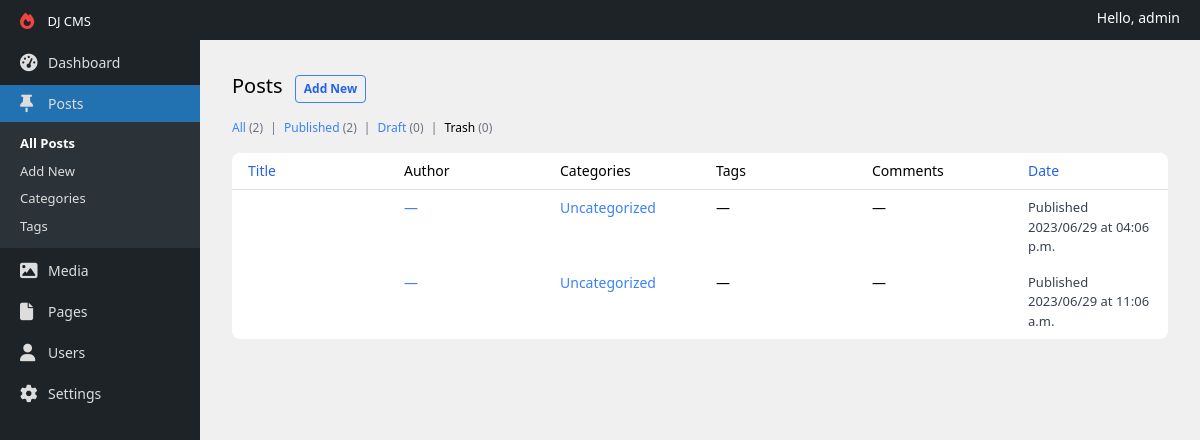
The app's page /post/edit/ (signed in) with its own data.
### apps/accounts/models.py (models this page shows)
class User(AbstractUser):
    class Roles(models.TextChoices):
        AUTHOR = 'author'
        EDITOR = 'editor'
        SEO = 'seo'
    role = models.CharField(max_length=60, choices=Roles.choices, null=True, blank=True)
    photo = models.ImageField(upload_to='uploads/', null=True, blank=True)

### apps/content/models.py (models this page shows, shortened)
class StatusMixin(models.Model):
    is_draft = models.BooleanField(default=True)
    is_trash = models.BooleanField(default=False)
    class Meta:
        abstract = True

class Post(SeoMeta, StatusMixin):
    created_at = models.DateTimeField(auto_now_add=True)
    content = models.TextField(null=True, blank=True)
    excerpt = models.TextField(null=True, blank=True)
    categories = models.ManyToManyField(to='Category', blank=True)
    slug = models.SlugField(blank=True, unique=True)
    updated_at = models.DateTimeField(auto_now=True)

### apps/dashboard/views.py (the view)
# urls.py: path('post/edit/', AllPostsView.as_view(), name='edit_post_select'),
class AllPostsView(AbstractAllContentView):
    model_class: Type[Model] = Post
    title: str = 'Posts'
    def content_context(self) -> AllContentViewContext:
        return AllContentViewContext(
            new_content_url=reverse('new_post'),
            edit_content_select=reverse('edit_post_select'),
            reverse_content_edit_name='edit_post'
        )

### apps/content/utils/contents.py (called while the page is built)
    def get_all(self) -> QuerySet:
        if self.user.is_superuser:
            return self.model_class.objects.filter(is_trash=False)
        return self.model_class.objects.filter(author=self.user, is_trash=False)

    def get_queryset(self, post_status: str) -> Union[QuerySet, None]:
        status_methods = {
            'all': self.get_all,
            'published': self.get_published,
            'draft': self.get_draft,
            'trash': self.get_trash
        }
        posts = status_methods.get(post_status, None)
        if posts:
            return posts()
        return None

    def posts_count_by_status(self) -> dict:
        queryset = self.model_class.objects
        if not self.user.is_superuser:
            queryset = queryset.filter(author=self.user)
        return {
            'all_posts_count': queryset.count(),
            'published_posts_count': queryset.filter(is_draft=False, is_trash=False).count(),
            'draft_posts_count': queryset.filter(is_draft=True, is_trash=False).count(),
            'trash_posts_count': queryset.filter(is_trash=True).count()
        }

### apps/dashboard/permissions.py (called while the page is built)
    def allow_superuser(self) -> bool:
        return True

    def _has_permission(self, request: HttpRequest) -> bool:
        if self.allow_superuser() and request.user.is_superuser:
            return True
        return self.has_user_permission(request)

    def dispatch(self, request, *args, **kwargs):
        if not self._has_permission(request):
            return self.handle_no_permission()
        return super().dispatch(request, *args, **kwargs)

### apps/dashboard/templatetags/utils.py (called while the page is built)
@register.simple_tag(takes_context=True)
def should_expand_menu(context, menu_name) -> bool:
    reverse_url_name = context.request.resolver_match.url_name
    sub_menus = sidebar_menus.get(menu_name)
    if sub_menus:
        for sub_menu in sub_menus:
            if sub_menu == reverse_url_name:
                return True
    return False

@register.simple_tag(takes_context=True)
def current_url_name(context) -> bool:
    return context.request.resolver_match.url_name

### templates/all-posts.html (shortened to what this page needs)
{% extends 'layouts/default.html' %}
{% block content %}
    <div class="p-8">
        <div>
            <h1 class="inline-block text-xl">{{ title }}</h1>
            <a href="{{ new_content_url }}"
               class="inline-block border rounded border-blue-500 px-2 py-1 mx-2 text-[12px] text-blue-600 font-semibold">Add
                New
            </a>
        </div>
        <div class="text-[12px] mt-4">
            <a href="{{ edit_content_select }}" class="text-blue-500">
                All <span class="text-gray-500">({{ all_posts_count }})</span>
            </a>
            <span class="mx-1 text-gray-500">|</span>
            <a href="{{ edit_content_select }}?post_status=published" class="text-blue-500">
                Published <span class="text-gray-500">({{ published_posts_count }})</span>
            </a>
            <span class="mx-1 text-gray-500">|</span>
            <a href="{{ edit_content_select }}?post_status=draft" class="text-blue-500">
                Draft <span class="text-gray-500">({{ draft_posts_count }})</span>
            </a>
            <span class="mx-1 text-gray-500">|</span>
            <a href="{{ edit_content_select }}?post_status=trash" class="text-black font-medium">
                Trash <span class="text-gray-500">({{ trash_posts_count }})</span>
            </a>
        </div>
        <div class="bg-white rounded-lg mt-4">
            <table class="w-full">
                <thead class="border-b border-[#dfdfdf]">
                <tr class="text-sm">
                    <th class="font-normal text-blue-600 py-2 text-start px-4">Title</th>
                    <th class="font-normal w-1/6 text-start px-4 hidden sm:table-cell">Author</th>
                    <th class="font-normal w-1/6 text-start px-4 hidden md:table-cell">Categories</th>
                    <th class="font-normal w-1/6 text-start px-4 hidden md:table-cell">Tags</th>
                    <th class="font-normal w-1/6 text-start px-4 hidden lg:table-cell">Comments</th>
                    <th class="font-normal text-blue-600 py-2 w-1/6 text-start px-4 hidden lg:table-cell">Date</th>
                </tr>
                </thead>
                <tbody>
                {% for post in page_obj %}
                    <tr class="group">
                        <td class="px-4 align-top text-sm py-2">
                        </td>
                        <td class="px-4 align-top text-sm w-1/6 py-2 hidden sm:table-cell">
                            <a href="#" class="text-blue-500">
                                {% if post.author %}
                                    {{ post.author }}
                                {% else %}
                                    —
                                {% endif %}
                            </a>
                        </td>
                        <td class="px-4 align-top text-sm w-1/6 py-2 hidden md:table-cell">
                            <a href="#" class="text-blue-500">Uncategorized</a>
                        </td>
                        <td class="px-4 align-top text-sm w-1/6 py-2 hidden md:table-cell">
                            —
                        </td>
                        <td class="px-4 align-top text-sm w-1/6 py-2 hidden lg:table-cell">
                            —
                        </td>
                        <td class="px-4 align-top text-[13px] text-gray-700 w-1/6 py-2 hidden lg:table-cell">
                        <span class="block">
                            {% if post.is_draft %}
                                Last Modified
                            {% else %}
                                Published
                            {% endif %}
                        </span>
                            <span class="block">{{ post.created_at|date:"Y/m/d" }} at {{ post.created_at|date:"h:m a" }}</span>
                        </td>
                    </tr>
                {% endfor %}
                </tbody>
            </table>
        </div>
    </div>
{% endblock %}

### templates/layouts/default.html (shortened to what this page needs)
{% load static %}
<!DOCTYPE html>
<html lang="en">
<head>
    <link rel="stylesheet" href="{% static 'css/main.css' %}">
    <link rel="stylesheet" href="https://cdnjs.cloudflare.com/ajax/libs/font-awesome/6.4.0/css/all.min.css"
/>
</head>
<body>
<div class="grid grid-rows-[auto_1fr] h-screen">
    <header class="bg-[#1d2327] text-white px-[20px] py-2 flex justify-between">
        <div>
            <a href="{% url 'dashboard' %}" class="mr-auto text-[13px]">
                DJ CMS
            </a>
        </div>
        <span class="text-sm">
            Hello, {{ request.user }}
        </span>
    </header>
    <div class="grid grid-cols-[200px_1fr] h-full">
        {% include 'components/sidebar.html' %}
        <main class="overflow-y-auto">
            {% block content %}
            {% endblock %}
        </main>
    </div>
</div>
</body>
</html>

### public/css/main.css (style rules this page uses)
html { line-height: 1.5; -webkit-text-size-adjust: 100%; -moz-tab-size: 4; -o-tab-size: 4; tab-size: 4; font-family: ui-sans-serif, system-ui, -apple-system, BlinkMacSystemFont, "Segoe UI", Roboto, "Helvetica Neue", Arial, "Noto Sans", sans-serif, "Apple Color Emoji", "Segoe UI Emoji", "Segoe UI Symbol", "Noto Color Emoji"; font-feature-settings: normal; font-variation-settings: normal; }
body { margin: 0; line-height: inherit; }
h1, h2, h3, h4, h5, h6 { font-size: inherit; font-weight: inherit; }
a { color: inherit; text-decoration: inherit; }
table { text-indent: 0; border-color: inherit; border-collapse: collapse; }
blockquote, dl, dd, h1, h2, h3, h4, h5, h6, hr, figure, p, pre { margin: 0; }
html { background-color: #f0f0f1; }
.mx-1 { margin-left: 0.25rem; margin-right: 0.25rem; }
.mx-2 { margin-left: 0.5rem; margin-right: 0.5rem; }
.mr-auto { margin-right: auto; }
.mt-4 { margin-top: 1rem; }
.block { display: block; }
.inline-block { display: inline-block; }
.flex { display: flex; }
.grid { display: grid; }
.hidden { display: none; }
.h-full { height: 100%; }
.h-screen { height: 100vh; }
.w-1\/6 { width: 16.666667%; }
.w-full { width: 100%; }
.grid-cols-\[200px_1fr\] { grid-template-columns: 200px 1fr; }
.grid-rows-\[auto_1fr\] { grid-template-rows: auto 1fr; }
.justify-between { justify-content: space-between; }
.overflow-y-auto { overflow-y: auto; }
.rounded { border-radius: 0.25rem; }
.rounded-lg { border-radius: 0.5rem; }
.border { border-width: 1px; }
.border-b { border-bottom-width: 1px; }
.border-\[\#dfdfdf\] { --tw-border-opacity: 1; border-color: rgb(223 223 223 / var(--tw-border-opacity)); }
.border-blue-500 { --tw-border-opacity: 1; border-color: rgb(59 130 246 / var(--tw-border-opacity)); }
.bg-\[\#1d2327\] { --tw-bg-opacity: 1; background-color: rgb(29 35 39 / var(--tw-bg-opacity)); }
.bg-white { --tw-bg-opacity: 1; background-color: rgb(255 255 255 / var(--tw-bg-opacity)); }
.p-8 { padding: 2rem; }
.px-2 { padding-left: 0.5rem; padding-right: 0.5rem; }
.px-4 { padding-left: 1rem; padding-right: 1rem; }
.px-\[20px\] { padding-left: 20px; padding-right: 20px; }
.py-1 { padding-top: 0.25rem; padding-bottom: 0.25rem; }
.py-2 { padding-top: 0.5rem; padding-bottom: 0.5rem; }
.text-start { text-align: start; }
.align-top { vertical-align: top; }
.text-\[12px\] { font-size: 12px; }
.text-\[13px\] { font-size: 13px; }
.text-sm { font-size: 0.875rem; line-height: 1.25rem; }
.text-xl { font-size: 1.25rem; line-height: 1.75rem; }
.font-medium { font-weight: 500; }
.font-normal { font-weight: 400; }
.font-semibold { font-weight: 600; }
.text-black { --tw-text-opacity: 1; color: rgb(0 0 0 / var(--tw-text-opacity)); }
.text-blue-500 { --tw-text-opacity: 1; color: rgb(59 130 246 / var(--tw-text-opacity)); }
.text-blue-600 { --tw-text-opacity: 1; color: rgb(37 99 235 / var(--tw-text-opacity)); }
.text-gray-500 { --tw-text-opacity: 1; color: rgb(107 114 128 / var(--tw-text-opacity)); }
.text-gray-700 { --tw-text-opacity: 1; color: rgb(55 65 81 / var(--tw-text-opacity)); }
.text-white { --tw-text-opacity: 1; color: rgb(255 255 255 / var(--tw-text-opacity)); }
@media (min-width: 640px) { .sm\:table-cell { display: table-cell; } }
@media (min-width: 768px) { .md\:table-cell { display: table-cell; } }
@media (min-width: 1024px) { .lg\:table-cell { display: table-cell; } }

### records on screen
User: user "admin"
Post: is_draft "Published", created_at "2023/06/29", created_at "04:06 p.m."
Post: is_draft "Published", created_at "2023/06/29", created_at "11:06 a.m."

### other values on screen
{{ title }} "Posts"
{{ all_posts_count }} "2"
{{ published_posts_count }} "2"
{{ draft_posts_count }} "0"
{{ trash_posts_count }} "0"
